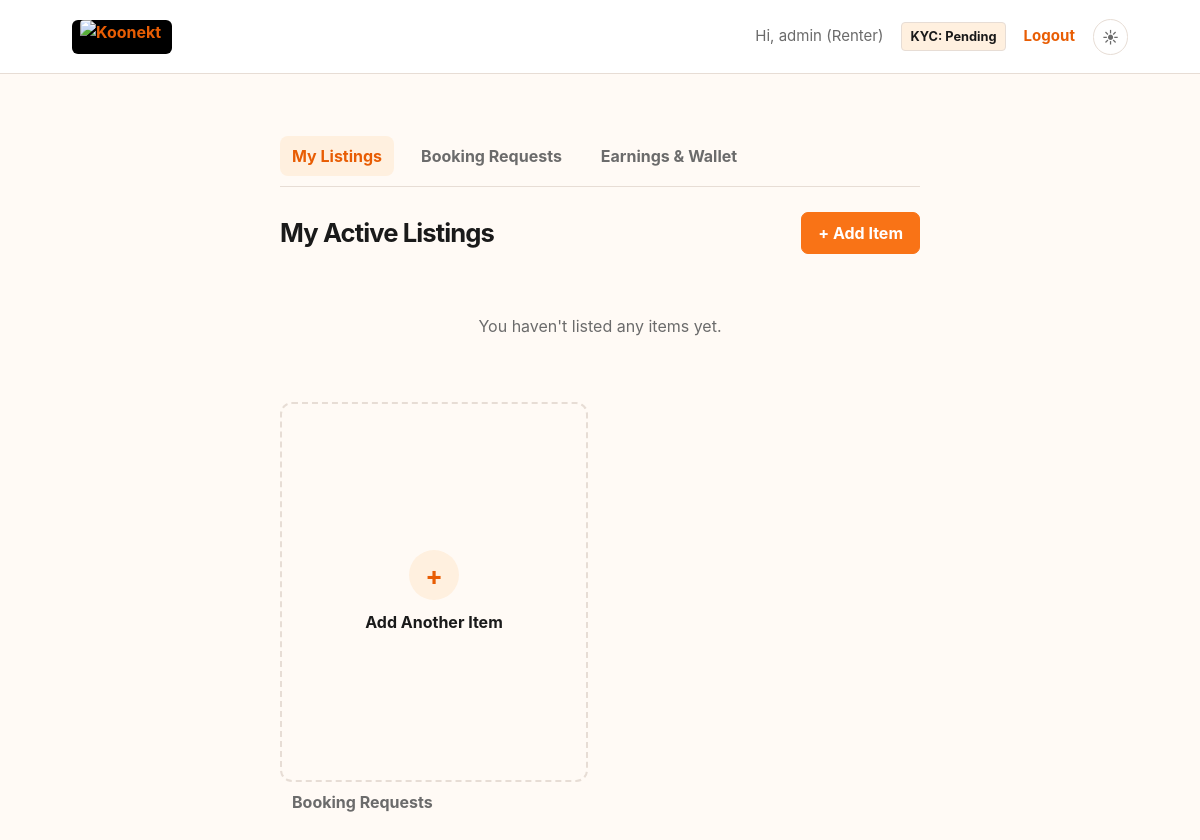
Screenshot of /product/ (signed in) with the database file from the repository.
### accounts/models.py (models this page shows, shortened)
class User(AbstractUser):
    class Role(models.TextChoices):
        RENTER = "RENTER", "Renter"
        LENDER = "LENDER", "Lender"
    class KYCStatus(models.TextChoices):
        PENDING = "PENDING", "Pending"
        VERIFIED = "VERIFIED", "Verified"
        REJECTED = "REJECTED", "Rejected"
    role = models.CharField(
        max_length=10,
        choices=Role.choices,
        default=Role.RENTER,
    )
    phone = models.CharField(max_length=15, blank=True)
    kyc_status = models.CharField(
        max_length=10,
        choices=KYCStatus.choices,
        default=KYCStatus.PENDING,
    )
    created_at = models.DateTimeField(auto_now_add=True)

### products/views.py (the view)
@login_required
def products_page(request):
    products = Product.objects.filter(
        owner=request.user
    ).order_by("-created_at")
    return render(
        request,
        "products/product.html",
        {
            "products": products
        }
    )

### products/templates/products/product.html (shortened to what this page needs)
{% extends "base.html" %}
{% block content %}
<div class="dashboard-wrapper">
    <div class="tab-nav">
        <button class="tab-nav-item active" onclick="switchTab('listingsTab', this)">
            My Listings
        </button>
        <button class="tab-nav-item" onclick="switchTab('requestsTab', this)">
            Booking Requests
</button>
        <button class="tab-nav-item" onclick="switchTab('earningsTab', this)">
            Earnings & Wallet
        </button>
    </div>
    <section id="listingsTab" class="tab-content active">
        <div style="display: flex; justify-content: space-between; align-items: center; margin-bottom: 20px;">
            <h1 style="margin: 0; font-size: 1.6rem;">My Active Listings</h1>
            <button onclick="showAddProduct()" style="padding: 8px 16px;">+ Add Item</button>
        </div>
        <div class="listings-grid">
            {% for product in products %}
            <div class="product-card">
                <div class="product-image">
                    {% if product.image %}
                        <img src="{{ product.image.url }}" alt="{{ product.name }}">
                    {% else %}No Image{% endif %}
                </div>
                <div class="product-body">
                    <span class="product-category">{{ product.category }}</span>
                    <h2 class="product-title">{{ product.name }}</h2>
                    <p style="font-size: 0.85rem; margin-bottom: 15px;">{{ product.location }}</p>
                    <div class="product-meta">
                        <div>
                            <span class="product-meta-label">Rental Fee</span>
                            <span class="product-meta-value">₹{{ product.rental_price }}/day</span>
                        </div>
                        <div>
                            <span class="product-meta-label">Deposit</span>
                            <span class="product-meta-value">₹{{ product.security_deposit }}</span>
                        </div>
                    </div>
                    <div class="product-actions">
                        <button class="secondary-button" onclick="showProduct({
                            name: '{{ product.name|escapejs }}',
                            category: '{{ product.category|escapejs }}',
                            description: '{{ product.description|escapejs }}',
                            rental_price: '{{ product.rental_price }}',
                            security_deposit: '{{ product.security_deposit }}',
                            location: '{{ product.location|escapejs }}',
                            condition: '{{ product.condition|escapejs }}',
                            imageUrl: '{% if product.image %}{{ product.image.url }}{% endif %}'
                        })">View</button>
                    </div>
                </div>
            </div>
            {% empty %}
            <div style="grid-column: 1/-1; text-align: center; padding: 40px; color: var(--muted);">
                You haven't listed any items yet.
            </div>
            {% endfor %}
            <div class="product-card" style="border: 2px dashed var(--border); display: flex; align-items: center; justify-content: center; min-height: 380px; background: transparent; box-shadow: none;">
                <button class="secondary-button" onclick="showAddProduct()" style="border: none; text-align: center; display: flex; flex-direction: column; align-items: center; gap: 10px;">
                    <div style="width: 50px; height: 50px; border-radius: 50%; background: var(--orange-soft); color: var(--orange-deep); display: flex; align-items: center; justify-content: center; font-size: 26px;">+</div>
                    <strong>Add Another Item</strong>
                </button>
            </div>
        </div>
    </section>
    <button class="tab-nav-item" onclick="switchTab('requestsTab', this)">
        Booking Requests
    </button>
</div>
{% endblock %}

### templates/base.html (shortened to what this page needs)
{% load static %}
<!DOCTYPE html>
<html lang="en">
<head>
  <link rel="stylesheet" href="{% static 'css/style.css' %}">
</head>
<body>
  <header class="navbar">
    <a href="{% url 'accounts:dashboard' %}" class="brand" aria-label="Koonekt home">
      <img src="{% static 'images/koonekt-logo.jpg' %}" alt="Koonekt" style="max-height: 40px; border-radius: 4px;">
    </a>
    <nav>
      {% if user.is_authenticated %}
      <span>Hi, {{ user.username }} ({{ user.role|title }})</span>
      <a href="{% url 'accounts:kyc_submit' %}"
        class="{% if user.kyc_status == 'VERIFIED' %}status-verified{% else %}status-pending{% endif %}"
        style="padding: 4px 8px; font-size: 0.8rem; border-radius: 4px; border: 1px solid var(--border);">
        KYC: {{ user.get_kyc_status_display }}
      </a>
      <a href="{% url 'accounts:logout' %}">Logout</a>
      {% else %}
      <a href="{% url 'accounts:login' %}">Login</a>
      <a href="{% url 'accounts:register' %}">Register</a>
      {% endif %}
      <button class="theme-toggle" type="button" aria-label="Toggle color theme" title="Toggle color theme">
        <span class="theme-toggle__sun" aria-hidden="true">☀</span>
      </button>
    </nav>
  </header>
  <main class="container">
    {% block content %}{% endblock %}
  </main>
</body>
</html>

### static/css/style.css (style rules this page uses)
:root { color-scheme: light; --orange: #f97316; --orange-deep: #e85d04; --orange-soft: #fff0df; --page: #fffaf5; --surface: #ffffff; --text: #1a1a1a; --muted: #6b6b6b; --border: #e7ddd5; --shadow: 0 16px 40px rgba(86, 48, 14, .10); }
* { box-sizing: border-box; }
body { margin: 0; min-height: 100vh; background: var(--page); color: var(--text); font-family: Inter, ui-sans-serif, system-ui, -apple-system, BlinkMacSystemFont, "Segoe UI", sans-serif; line-height: 1.5; transition: background-color .2s, color .2s; }
.navbar { min-height: 74px; padding: 10px clamp(20px, 6vw, 88px); display: flex; align-items: center; justify-content: space-between; gap: 24px; background: var(--surface); border-bottom: 1px solid var(--border); }
.brand { display: inline-flex; align-items: center; width: 100px; height: 34px; overflow: hidden; border-radius: 6px; background: #000; padding: 0 8px; }
.brand img { width: 100%; height: 100%; object-fit: contain; object-position: left center; }
nav { display: flex; align-items: center; gap: 18px; font-size: .94rem; }
nav span { color: var(--muted); }
a { color: var(--orange-deep); font-weight: 650; text-decoration: none; }
.theme-toggle { border: 1px solid var(--border); border-radius: 999px; padding: 5px 8px; display: inline-flex; gap: 5px; color: var(--text); background: transparent; cursor: pointer; font-size: 1rem; }
.container { width: min(100% - 40px, 680px); margin: 62px auto; }
h1 { margin: 0 0 10px; font-size: clamp(1.65rem, 4vw, 2.2rem); line-height: 1.15; letter-spacing: -.035em; }
strong { color: var(--text); }
button, .secondary-button { padding: 11px 17px; border-radius: 7px; border: 1px solid var(--orange); background: var(--orange); color: #fff; font: inherit; font-weight: 750; cursor: pointer; }
.secondary-button { display: inline-block; background: transparent; color: var(--orange-deep); }
.status-pending { background: var(--orange-soft); color: var(--text); }
.dashboard-wrapper { width: 100%; max-width: 1200px; margin: 30px auto; padding: 0 20px; }
.tab-nav { display: flex; gap: 15px; margin-bottom: 25px; border-bottom: 1px solid var(--border); padding-bottom: 10px; overflow-x: auto; }
.tab-nav-item { background: transparent; border: none; font-size: 1rem; font-weight: 700; color: var(--muted); cursor: pointer; padding: 8px 12px; border-radius: 8px; transition: all 0.2s; white-space: nowrap; }
.tab-nav-item.active { background: var(--orange-soft); color: var(--orange-deep); }
.tab-content { display: none; }
.tab-content.active { display: block; }
.listings-grid { display: grid; grid-template-columns: repeat(auto-fill, minmax(280px, 1fr)); gap: 24px; }
.product-card { background: var(--surface); border: 1px solid var(--border); border-radius: 12px; overflow: hidden; transition: box-shadow 0.2s, transform 0.2s; display: flex; flex-direction: column; }

### rows the page displays
User: username "admin", role "Renter", kyc_status "Pending"
